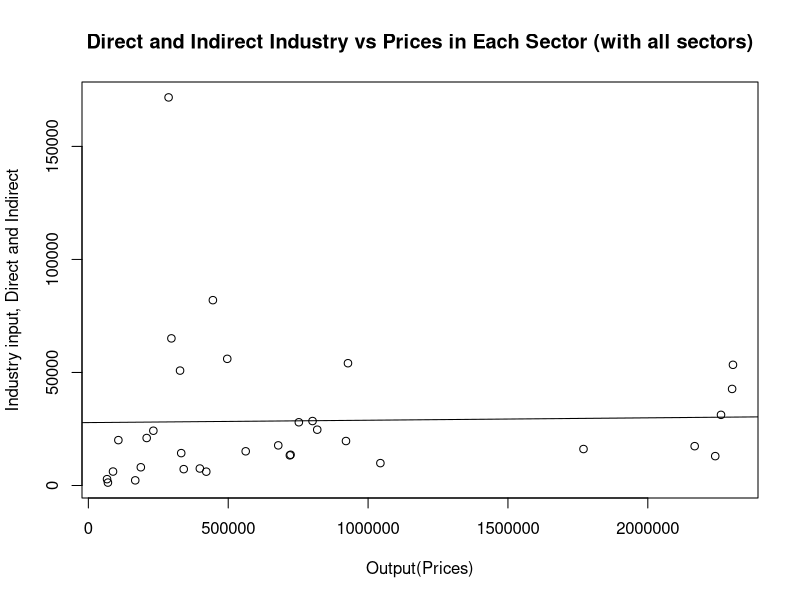
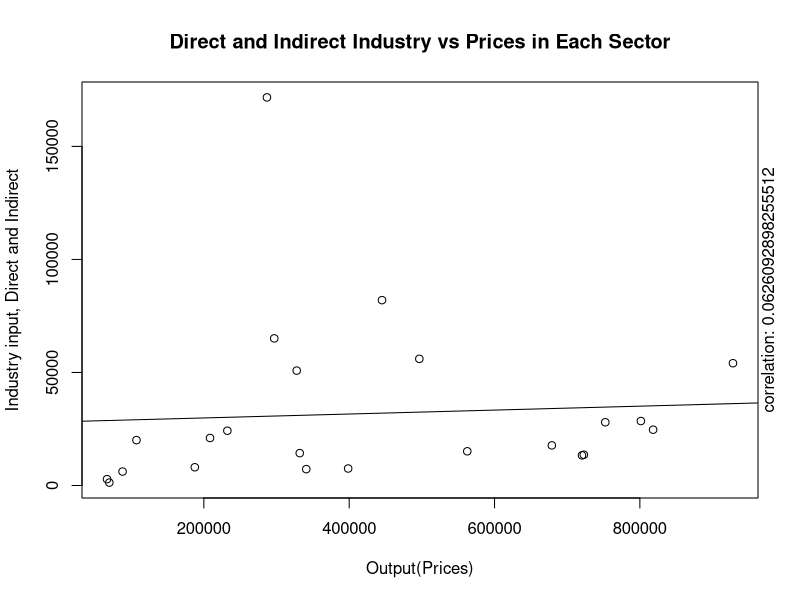

Generate these figures, in order, with R:
#Disable Scientific Notation
options(scipen = 999)

#In Session, set Working Directory to Source File Location!

#import total and val tables. Change to name of CVS to your file names!
totalCSV <- read.csv("US11_TOTAL.csv",TRUE,",", stringsAsFactors=FALSE)
valCSV <- read.csv("US11_VAL.csv",TRUE,",", stringsAsFactors=FALSE)

#Select the industry to test
ind <-11#5 = Wood/Cork, 8 = Chemicals 11 = basic metals

#----------------------------------------------------------
#Sorting the data into matricies and vectors
#Make sure the table sizes line up with your data!

#Total Output (prices) of each sector
prices <- as.numeric(totalCSV[45, 3:35])

# s+v for each sector. Taxes count as added value taken by the state.
# Subsidies don't count as added value in LTV, so they get subtracted out.
addedVal <- as.numeric(totalCSV[44, 3:35]) + as.numeric(totalCSV[42, 3:35])

# v for each sector
v <- as.numeric(valCSV[9,3:35])

#calculating p
p <-addedVal - v

#Input-Output of each sector
IO <-  totalCSV[8:40,3:35]
IO[,] <- sapply(IO[,], as.numeric)

#creating the matrix out of IO, s.t. v and p are at bottom
#and each entry is divided by it's respective prices
mIO <- IO
mIO <- rbind(mIO, v)
mIO <- rbind(mIO, p)

#scaling mIO such that each colm is divided by total output in that
#industry. Turning result into a matrix.
mIO <- t(mIO)
mIO <- mIO / prices
mIO <- t(mIO)
mIO <- data.matrix(mIO)

#--------------------------------------------------------------------
#This is the iterative part. We will take an industry, look at all that
#it uses for constant capital, and break those down into V and P.
#Basically, we will end up with price = P+V, where P is profits, V is labor,
#both direct and indirect.

iterV <- numeric(33)
iterP <- numeric(33)
iterInd <- numeric(33)
for (i in c(1:33)){
  #Select industry, get c1,v1,p1
  cRemain <- IO[,i]
  vSum <- v[i]
  pSum <- p[i]
  indSum <- IO[i,ind]
  remaining <- sum(cRemain)
  
  #iteratively decompose cn into v(n+1) and p(n+1)
  #untill remaining is less then the sig fig of our data
  while(remaining > 0.1){
    cNew <- mIO %*% cRemain
    vSum <- vSum + cNew[34]
    pSum <- pSum + cNew[35]
    indSum <- indSum + cNew[ind]
    cRemain <- cNew[1:33]
    remaining <- sum(cRemain)
  }
  #add sums to the iterative vectors
  iterV[i] <- vSum
  iterP[i] <- pSum
  iterInd[i] <- indSum
}

#Without Removing irrelevant sectors that don't produce commodities
plot(prices , iterInd , 
     xlab = "Output(Prices)",
     ylab = "Industry input, Direct and Indirect", 
     main = "Direct and Indirect Industry vs Prices in Each Sector (with all sectors)")
abline(lm(iterInd ~ prices))

# Removing Retail, Finance, Real Estate, Renting Machines,
# Computer related activities, R&D, Education, Health, Local/state spending
remove = c(21, 25,26,27,28,29,30,31,32,33)

plot(prices[-remove] , iterInd[-remove] , 
     xlab = "Output(Prices)",
     ylab = "Industry input, Direct and Indirect", 
     main = "Direct and Indirect Industry vs Prices in Each Sector")
abline(lm(iterInd[-remove] ~ prices[-remove]))

corLbl = sprintf("correlation: %s",cor(iterInd[-remove] , prices[-remove]))
mtext(corLbl,4)